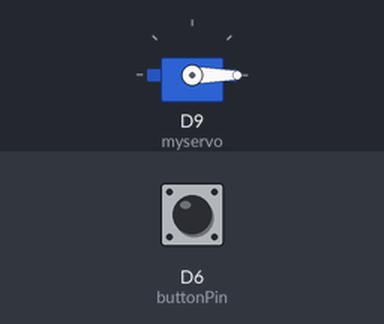
Bench run of a sketch on a simulated Adafruit Circuit Playground Express. On the bench: servo. Inputs (shaded band) come from the test bench; at power-on: D6 (buttonPin) LOW.

Above: at 1.2 s.
1.3 s: D6 (buttonPin) pulled HIGH for 0.15 s
At 1.38 s:
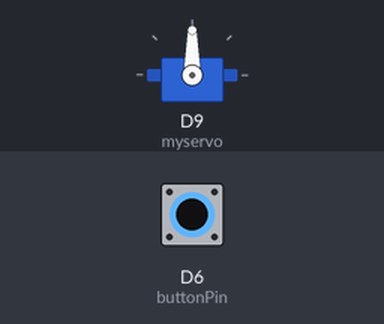
2.9 s: D6 (buttonPin) pulled HIGH for 3.2 s
At 6.6 s:
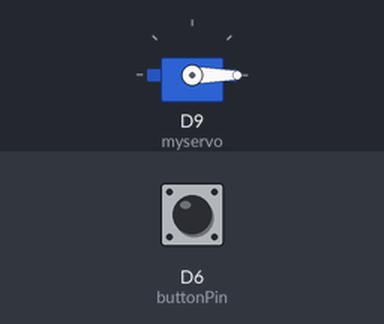
Timing chart, 0 to 8.1 s (numbered marks = the images above; inputs shaded):
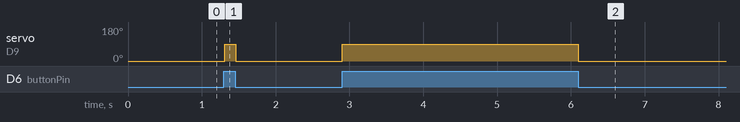

The sketch:

sketch_may06a.ino
```cpp
#include <Adafruit_CircuitPlayground.h>
#include <Adafruit_Circuit_Playground.h>

#include <Servo.h>
Servo myservo;
const int buttonPin = 6;
int val;
int buttonState = 0;

void setup() {
  myservo.attach(9);
  pinMode(buttonPin, INPUT);
}

void loop()
{
  buttonState = digitalRead(buttonPin);

  if (buttonState == HIGH) {
    val = 90;

  }
  else {
    val = 0;
  }
  myservo.write(val);
  delay(15);
}
```

Measured:
- after the input at 1.3 s, servo on D9 (myservo): 0° → 90° at once, → 0° 0.15 s later
- after the input at 2.9 s, servo on D9 (myservo): 0° → 90° at once, → 0° 3.2 s later
